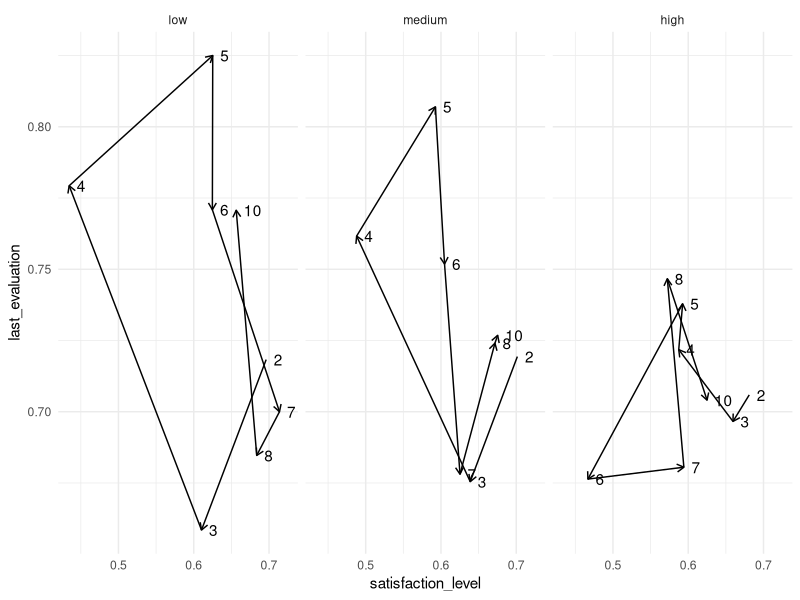

R code for this plot:
## ---- chunk 1
library(gganimate)
library(tidyverse)
## ---- chunk 2
hr <- read_csv('./kaggle_hr_analytics.csv') %>% 
  mutate(salary = factor(salary, levels = c('low', 'medium', 'high'))) %>% 
  rename(department =  sales) %>% 
  mutate(department = fct_infreq(department)) %>% 
  mutate(number_project2 = number_project^2)
## ---- chunk 3
d <- hr %>% 
  group_by(salary, time_spend_company) %>% 
  summarize(satisfaction_level = mean(satisfaction_level),
            last_evaluation = mean(last_evaluation),
            number_project = mean(number_project), 
            count = n()) %>% 
  ungroup() %>% 
  rename(tenure = time_spend_company) %>% 
  arrange(salary, desc(tenure)) %>% 
  mutate(past_satisfaction_level = lag(satisfaction_level),
         past_last_evaluation = lag(last_evaluation),
         past_salary = lag(salary)) %>% 
  mutate(past_satisfaction_level = ifelse(salary == past_salary, 
                                          past_satisfaction_level, NA)) %>% 
  mutate(past_last_evaluation = ifelse(salary == past_salary, 
                                          past_last_evaluation, NA))
## ---- chunk 4
ggplot(d) +
  # geom_point(color = 'white', shape = 21,
  #            aes(x = satisfaction_level, 
  #                y = last_evaluation, 
  #                size = count, fill = salary)) +
  geom_text(aes(x = satisfaction_level,
                 y = last_evaluation,label = tenure), 
            hjust = 0, nudge_x = 0.01) +
  geom_segment(aes(x = satisfaction_level, y = last_evaluation, 
                   xend = past_satisfaction_level,
                   yend = past_last_evaluation),
               arrow = arrow(length = unit(0.2,"cm"))) +
  facet_wrap(~ salary, nrow = 1) +
  theme_minimal()
